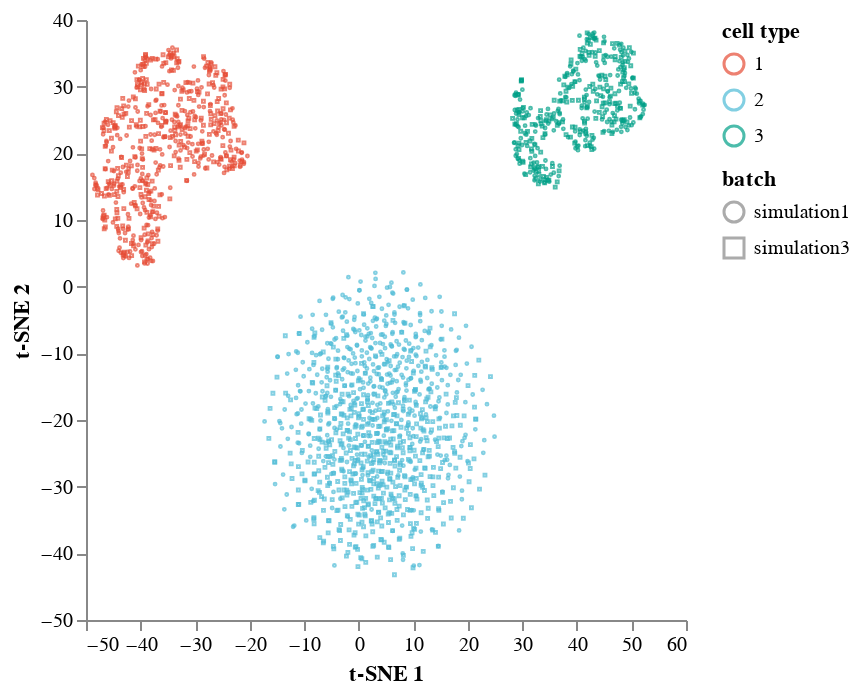

Notebook cell for this chart:
### Code cell
fig2 = tSNEPlot(batches, color_by = 'cell type', marker_by = 'batch', tsne_init = 'pca')
fig2

### Figure 1 — Vega-Lite specification as saved in the notebook (floating-point values rounded to 4 significant figures; data arrays with more than 128 entries replaced by an {"elided": "..."} marker saying what was removed)
{"config": {"range": {"category": ["#E64B35FF", "#4DBBD5FF", "#00A087FF", "#3C5488FF", "#F39B7FFF", "#8491B4FF", "#91D1C2FF", "#DC0000FF", "#7E6148FF", "#B09C85FF", "#E64B35CC", "#4DBBD5CC", "#00A087CC", "#3C5488CC", "#F39B7FCC", "#8491B4CC", "#91D1C2CC", "#DC0000CC", "#7E6148CC", "#B09C85CC", "#E64B3599", "#4DBBD599", "#00A08799", "#3C548899", "#F39B7F99", "#8491B499", "#91D1C299", "#DC000099", "#7E614899", "#B09C8599"]}, "axis": {"grid": false}, "view": {"strokeWidth": 0}}, "data": {"name": "data-f94f2a20273c12387f6fa2b12d40b768"}, "mark": "point", "encoding": {"color": {"type": "ordinal", "field": "cell type", "scale": {"range": "category"}}, "shape": {"type": "ordinal", "field": "batch"}, "size": {"value": 2}, "strokeWidth": {"value": 1}, "x": {"type": "quantitative", "field": "t-SNE 1", "title": "t-SNE 1"}, "y": {"type": "quantitative", "field": "t-SNE 2", "title": "t-SNE 2"}}, "$schema": "https://vega.github.io/schema/vega-lite/v4.8.1.json", "datasets": {"data-f94f2a20273c12387f6fa2b12d40b768": {"elided": "2000 records"}}}
